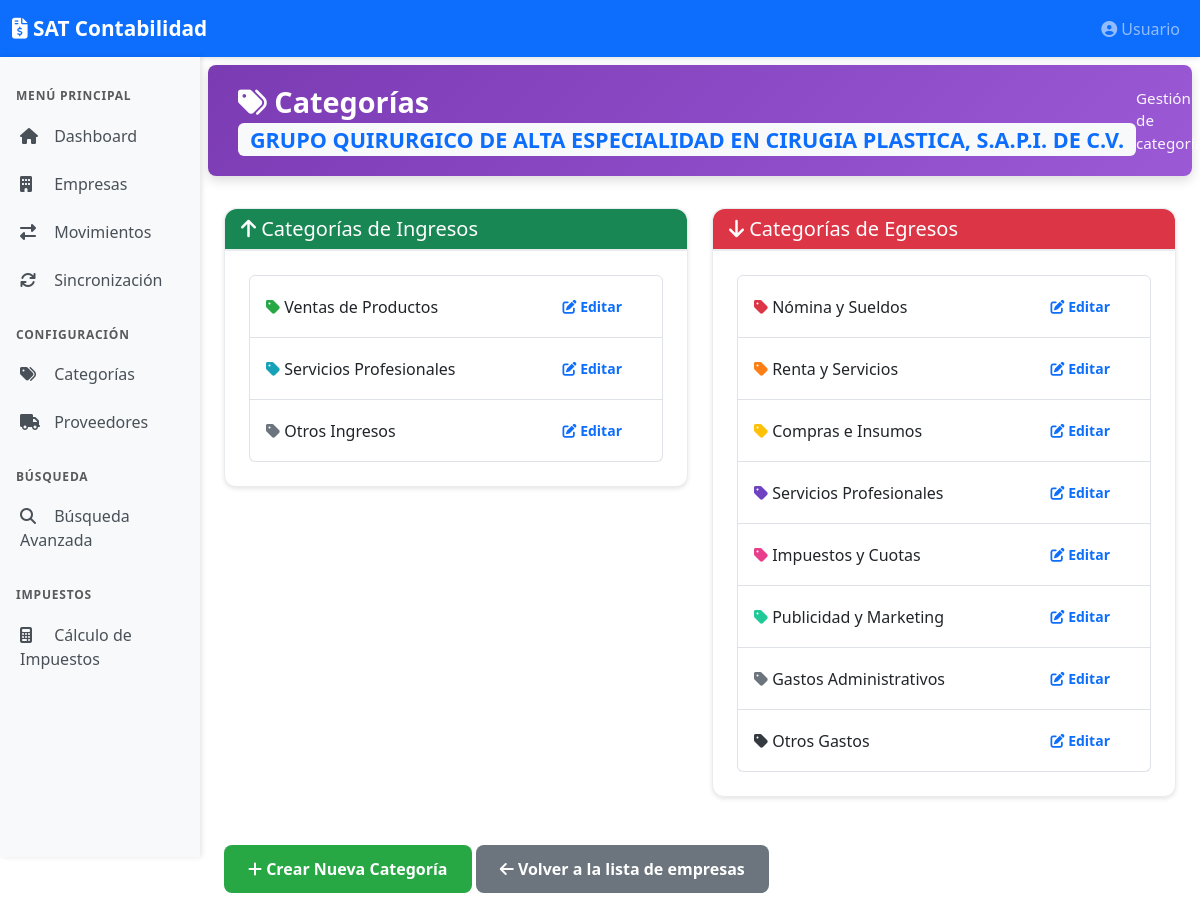
/companies/2/categories (signed in), run on the app's committed database.
### models.py (models this page shows, shortened)
class Company(db.Model):
    id = db.Column(db.Integer, primary_key=True)
    rfc = db.Column(db.String(13), unique=True, nullable=False)
    name = db.Column(db.String(128), nullable=False)
    fiel_cer_path = db.Column(db.String(256), nullable=True)
    fiel_key_path = db.Column(db.String(256), nullable=True)
    fiel_password_enc = db.Column(db.String(256), nullable=True) # Encrypted password
    created_at = db.Column(db.DateTime, default=datetime.utcnow)

class Category(db.Model):
    __tablename__ = 'category'
    id = db.Column(db.Integer, primary_key=True)
    company_id = db.Column(db.Integer, db.ForeignKey('company.id'), nullable=False)
    name = db.Column(db.String(100), nullable=False)
    type = db.Column(db.String(10), nullable=False)  # 'INCOME' o 'EXPENSE'
    description = db.Column(db.Text)
    is_default = db.Column(db.Boolean, default=False)  # Categoría por defecto del sistema
    active = db.Column(db.Boolean, default=True)
    color = db.Column(db.String(7), default='#6c757d')  # Hex color para gráficas
    created_at = db.Column(db.DateTime, default=datetime.utcnow)
    company = db.relationship('Company', backref=db.backref('categories', lazy=True))
    movements = db.relationship('Movement', backref='category', lazy=True)

### app.py (the view)
    @app.route('/companies/<int:company_id>/categories')
    @login_required
    def categories(company_id):
        company = Company.query.get_or_404(company_id)
        income_categories = Category.query.filter_by(
            company_id=company_id,
            type='INCOME',
            active=True
        ).all()
        expense_categories = Category.query.filter_by(
            company_id=company_id,
            type='EXPENSE',
            active=True
        ).all()
        return render_template('categories/list.html',
            company=company,
            income_categories=income_categories,
            expense_categories=expense_categories
        )

### templates/categories/list.html (shortened to what this page needs)
{% extends "base.html" %}
{% block content %}
<div class="page-header page-header-purple">
    <h1>
        <i class="fas fa-tags"></i> Categorías
        <span class="badge bg-light text-primary">{{ company.name }}</span>
    </h1>
    <div class="user-info">
        Gestión de categorías
    </div>
</div>
<div class="row">
    <div class="col-md-6">
        <div class="card">
            <div class="card-header bg-success text-white">
                <h5 class="mb-0"><i class="fas fa-arrow-up"></i> Categorías de Ingresos</h5>
            </div>
            <div class="card-body">
                {% if income_categories %}
                <ul class="list-group">
                    {% for category in income_categories %}
                    <li class="list-group-item d-flex justify-content-between align-items-center">
                        <span>
                            <i class="fas fa-tag" style="color: {{ category.color }};"></i>
                            {{ category.name }}
                        </span>
                        <a href="/companies/{{ company.id }}/categories/{{ category.id }}/edit"
                            class="btn btn-sm btn-outline-primary">
                            <i class="fas fa-edit"></i> Editar
                        </a>
                    </li>
                    {% endfor %}
                </ul>
                {% else %}
                <p class="text-muted text-center">No hay categorías de ingresos definidas.</p>
                {% endif %}
            </div>
        </div>
    </div>
    <div class="col-md-6">
        <div class="card">
            <div class="card-header bg-danger text-white">
                <h5 class="mb-0"><i class="fas fa-arrow-down"></i> Categorías de Egresos</h5>
            </div>
            <div class="card-body">
                {% if expense_categories %}
                <ul class="list-group">
                    {% for category in expense_categories %}
                    <li class="list-group-item d-flex justify-content-between align-items-center">
                        <span>
                            <i class="fas fa-tag" style="color: {{ category.color }};"></i>
                            {{ category.name }}
                        </span>
                        <a href="/companies/{{ company.id }}/categories/{{ category.id }}/edit"
                            class="btn btn-sm btn-outline-primary">
                            <i class="fas fa-edit"></i> Editar
                        </a>
                    </li>
                    {% endfor %}
                </ul>
                {% else %}
                <p class="text-muted text-center">No hay categorías de egresos definidas.</p>
                {% endif %}
            </div>
        </div>
    </div>
</div>
<div class="mt-4">
    <a href="/companies/{{ company.id }}/categories/create" class="btn btn-success">
        <i class="fas fa-plus"></i> Crear Nueva Categoría
    </a>
    <a href="/categories" class="btn btn-secondary">
        <i class="fas fa-arrow-left"></i> Volver a la lista de empresas
    </a>
</div>
{% endblock %}

### static/css/main.css (style rules this page uses)
:root { --color-primary: #0d6efd; --color-success: #28a745; --color-danger: #dc3545; --color-warning: #ffc107; --color-info: #17a2b8; --color-dark: #343a40; --color-teal: #20c997; --color-purple: #7b3bb3; --shadow-sm: 0 2px 4px rgba(0,0,0,0.1); --shadow-md: 0 4px 12px rgba(0,0,0,0.15); --shadow-lg: 0 8px 24px rgba(0,0,0,0.2); }
.page-header { padding: 20px 30px; margin: -1rem -1rem 2rem -1rem; border-radius: 8px; color: white; display: flex; justify-content: space-between; align-items: center; box-shadow: var(--shadow-md); }
.page-header-purple { background: linear-gradient(135deg, #7b3bb3 0%, #9b59d6 100%); }
.page-header h1 { margin: 0; font-size: 1.8rem; font-weight: 600; }
.page-header .user-info { font-size: 0.95rem; opacity: 0.95; }
.btn { border-radius: 8px; padding: 12px 24px; font-weight: 600; transition: all 0.3s ease; border: none; }
.btn-success { background: #28a745; }
.btn-secondary { background: #6c757d; }
.card { border-radius: 12px; margin-bottom: 1.5rem; border: 1px solid #e9ecef; box-shadow: var(--shadow-sm); }
.card-header { border-radius: 12px 12px 0 0 !important; font-weight: 700; background: #f8f9fa; border-bottom: 2px solid #e9ecef; }
.card-body { padding: 1.5rem; }
.badge { font-weight: 600; padding: 6px 12px; border-radius: 6px; }

### data on the page
Company: name "GRUPO QUIRURGICO DE ALTA ESPECIALIDAD EN CIRUGIA PLASTICA, S.A.P.I. DE C.V."
Category: name "Ventas de Productos"
Category: name "Servicios Profesionales"
Category: name "Otros Ingresos"
Category: name "Nómina y Sueldos"
Category: name "Renta y Servicios"
Category: name "Compras e Insumos"
Category: name "Servicios Profesionales"
Category: name "Impuestos y Cuotas"
Category: name "Publicidad y Marketing"
Category: name "Gastos Administrativos"
Category: name "Otros Gastos"
